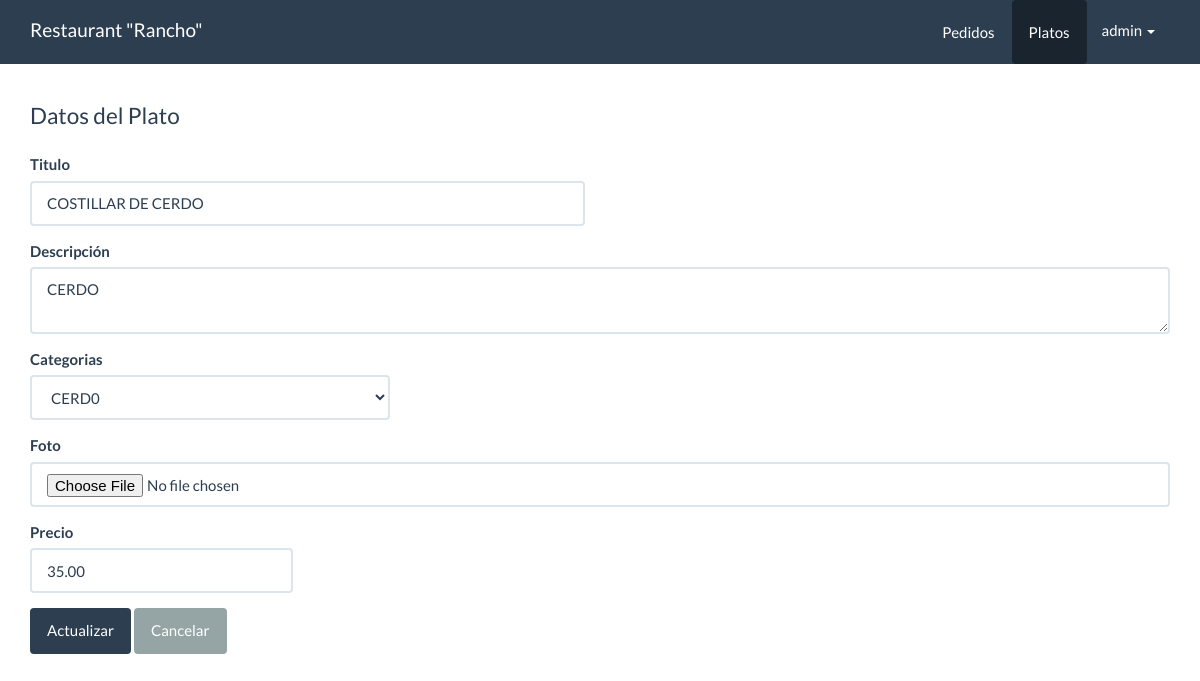
Page /panel/platos/form_actualizar.php?id=2 (signed in) on the committed database.
### tables this page shows
CREATE TABLE `platos` (
  `id` int(11) NOT NULL,
  `titulo` varchar(80) NOT NULL,
  `descripcion` varchar(300) NOT NULL,
  `foto` varchar(100) NOT NULL,
  `precio` decimal(10,2) NOT NULL,
  `categoria_id` int(10) NOT NULL,
  `fecha` date NOT NULL,
  `estado` int(11) NOT NULL DEFAULT '1'
);

CREATE TABLE `categorias` (
  `id` int(10) NOT NULL,
  `nombre` varchar(50) NOT NULL
);

### src/Plato.php (called while the page is built, shortened)
<?php
class Plato{
    private $cn = null;
    public function __construct(){
        $this->config = parse_ini_file(__DIR__.'/../config.ini') ;
        $this->cn = new \PDO( $this->config['dns'], $this->config['usuario'],$this->config['clave'],array(
            \PDO::MYSQL_ATTR_INIT_COMMAND => 'SET NAMES utf8'
        ));
    }
    public function mostrarPorId($id){
        $sql = "SELECT * FROM `platos` WHERE `id`=:id ";
        $resultado = $this->cn->prepare($sql);
        $_array = array(
            ":id" =>  $id
        );
        if($resultado->execute($_array))
            return $resultado->fetch();
        return false;
    }
}

### src/Categoria.php (called while the page is built, shortened)
<?php
class Categoria{
    private $cn = null;
    public function __construct(){
        $this->config = parse_ini_file(__DIR__.'/../config.ini') ;
        $this->cn = new \PDO( $this->config['dns'], $this->config['usuario'],$this->config['clave'],array(
            \PDO::MYSQL_ATTR_INIT_COMMAND => 'SET NAMES utf8'
        ));
    }
    public function mostrar(){
        $sql = "SELECT * FROM categorias";
        $resultado = $this->cn->prepare($sql);
        if($resultado->execute())
            return $resultado->fetchAll();
        return false;
    }
}

### panel/platos/form_actualizar.php (the view, shortened to what this page needs)
<?php
  if(isset($_GET['id']) && is_numeric($_GET['id'])){
      $id = $_GET['id'];
      $plato = new Kawschool\Plato;
      $resultado = $plato->mostrarPorId($id);
  }else{
    header('Location: index.php');
  }
?>
<!DOCTYPE html>
<html lang="en">
  <head>
    <link rel="stylesheet" href="../../assets/css/bootstrap.min.css">
    <link rel="stylesheet" href="../../assets/css/estilos.css">
  </head>
  <body>
    <nav class="navbar navbar-default navbar-fixed-top">
      <div class="container">
        <div class="navbar-header">
          <a class="navbar-brand" href="../dashboard.php">Restaurant "Rancho"</a>
        </div>
        <div id="navbar" class="navbar-collapse collapse">
          <ul class="nav navbar-nav pull-right">
            <li>
              <a href="../pedidos/index.php" class="btn">Pedidos</a>
            </li>
            <li class="active">
              <a href="index.php" class="btn">Platos</a>
            </li>
            <li class="dropdown">
                <a href="#" class="dropdown-toggle" data-toggle="dropdown" role="button" aria-haspopup="true" aria-expanded="false">admin <span class="caret"></span></a>
            </li>
          </ul>
        </div>
      </div>
    </nav>
    <div class="container" id="main">
      <div class="row">
        <div class="col-md-12">
          <fieldset>
            <legend>Datos del Plato</legend>
            <form method="POST" action="../acciones.php" enctype="multipart/form-data" >
              <div class="row">
                  <div class="col-md-6">
                      <div class="form-group">
                          <label>Titulo</label>
                          <input value="<?php print $resultado['titulo'] ?>" type="text" class="form-control" name="titulo" required>
                      </div>
                  </div>
              </div>
              <div class="row">
                  <div class="col-md-12">
                      <div class="form-group">
                          <label>Descripción</label>
                          <textarea class="form-control" name="descripcion" id="" cols="3" required><?php print $resultado['descripcion']?></textarea>
                      </div>
                  </div>
              </div>
              <div class="row">
                  <div class="col-md-4">
                      <div class="form-group">
                          <label>Categorias</label>
                          <select class="form-control" name="categoria_id" required>
                            <?php
                              $categoria = new Kawschool\Categoria;
                              $info_categoria = $categoria->mostrar();
                              $cantidad = count($info_categoria);
                                for($x =0; $x< $cantidad;$x++){
                                  $item = $info_categoria[$x];
                              ?>
                                <option value="<?php print $item['id'] ?>"
                                 <?php print $resultado['categoria_id']== $item['id'] ?'selected':'' ?>
                                ><?php print $item['nombre'] ?></option>
                              <?php
                                }
                              ?>
                          </select>
                      </div>
                  </div>
              </div>
              <div class="row">
                  <div class="col-md-12">
                      <div class="form-group">
                          <label>Foto</label>
                          <input type="file" class="form-control" name="foto">
                      </div>
                  </div>
              </div>
              <div class="row">
                  <div class="col-md-3">
                      <div class="form-group">
                          <label>Precio</label>
                          <input value="<?php print $resultado['precio']?>" type="text" class="form-control" name="precio" placeholder="0.00" required>
                      </div>
                  </div>
              </div>
              <input type="submit" class="btn btn-primary" name="accion" value="Actualizar">
              <a href="index.php" class="btn btn-default">Cancelar</a>
            </form>
          </fieldset>
        </div>
      </div>
    </div>
  </body>
</html>

### assets/css/estilos.css (style rules this page uses)
#main { margin-top: 100px; }

### rows in the picture
platos: titulo "COSTILLAR DE CERDO", descripcion "CERDO", categoria_id "CERD0", precio "35.00"
